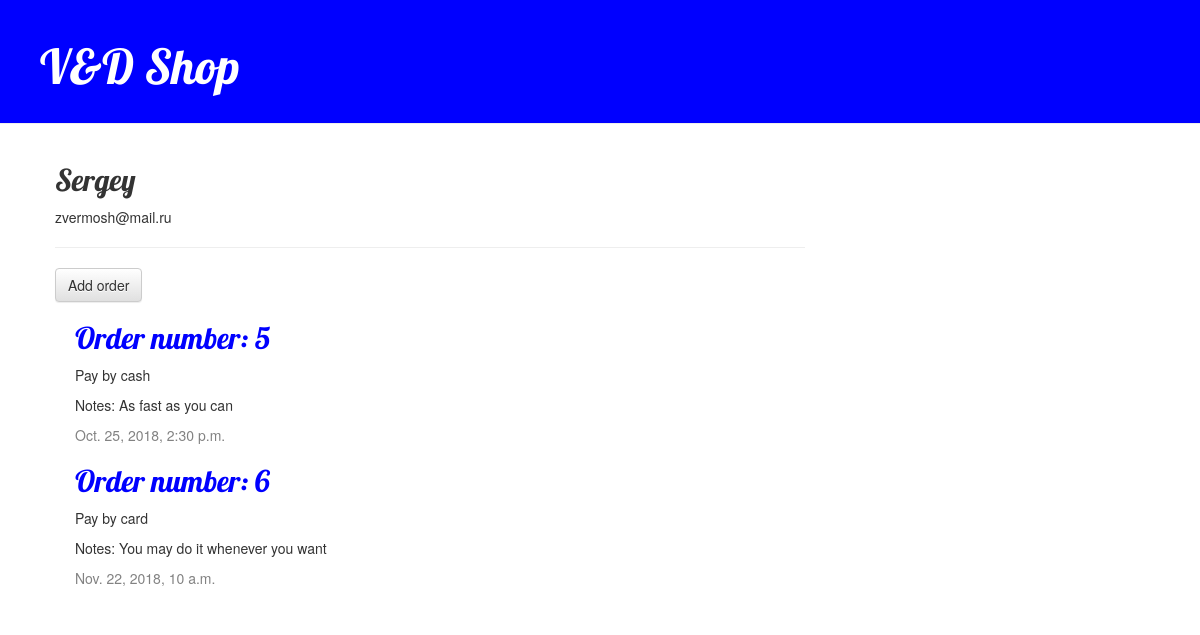
The page /customer/5/ on the database its author committed.
### blog/models.py (models this page shows, shortened)
class Customer(models.Model):
    customer_id = models.AutoField(primary_key=True)
    name = models.CharField(max_length=200)
    phone_number = models.CharField(max_length=200)
    email = models.CharField(max_length=200)
    organization = models.CharField(max_length=200)

class Order(models.Model):
    cust_id = models.ForeignKey(Customer, on_delete = models.CASCADE, related_name = 'orders')
    form_of_payment = models.CharField(max_length=200)
    address = models.TextField()
    date_completed = models.DateTimeField()
    delivery_type = models.CharField(max_length=200)
    notes = models.TextField()

### blog/views.py (the view)
# urls.py: path('customer/<int:pk>/', views.customer_detail, name='customer_detail'),
def customer_detail(request, pk):
    customer = get_object_or_404(Customer, pk=pk)
    return render(request, 'blog/customer_detail.html', {'customer': customer})

### blog/templates/blog/customer_detail.html
{% extends 'blog/base.html' %}
{% block content %}
    <div class="customer">
        <h2>{{ customer.name }}</h2>
        <p>{{ customer.email|linebreaksbr }}</p>
    </div>
    <hr>
    <a class="btn btn-default" href="{% url 'add_order_to_customer' pk=customer.pk %}">Add order</a>
    {% for order in customer.orders.all %}
            <div class="order">
                <h2><a href="{% url 'good_buy' pk=order.pk %}">Order number: {{ order.pk }}</a></h2>
                <p>Pay by {{ order.form_of_payment }}</p>
                <p>Notes: {{ order.notes }}</p>
                <div class="date">{{ order.date_completed }}</div>
            </div>
        {% empty %}
            <p>No orders here yet :(</p>
    {% endfor %}
{% endblock %}

### blog/templates/blog/base.html (shortened to what this page needs)
{% load static %}
<html>
    <head>
        <link rel="stylesheet" href="//maxcdn.bootstrapcdn.com/bootstrap/3.2.0/css/bootstrap.min.css">
        <link rel="stylesheet" href="//maxcdn.bootstrapcdn.com/bootstrap/3.2.0/css/bootstrap-theme.min.css">
        <link rel="stylesheet" href="{% static 'css/blog.css' %}">
    </head>
    <body>
        <div class="page-header">
            <h1><a href="/">V&D Shop</a></h1>
        </div>
        <div class="content container">
            <div class="row">
                <div class="col-md-8">
                    {% block content %}
                    {% endblock %}
                </div>
            </div>
        </div>
    </body>
</html>

### blog/static/css/blog.css (style rules this page uses)
h1 a, h2 a { color: #0000ff; font-family: 'Lobster'; }
.page-header { background-color: #0000ff; margin-top: 0; padding: 20px 20px 20px 40px; }
.page-header h1, .page-header h1 a, .page-header h1 a:visited, .page-header h1 a:active { color: #ffffff; font-size: 36pt; text-decoration: none; }
.content { margin-left: 40px; }
h1, h2, h3, h4 { font-family: 'Lobster', cursive; }
.date { color: #828282; }
.order { margin: 20px 0px 20px 20px; }

### rows shown on the page
Customer: name "Sergey", email "zvermosh@mail.ru"
Order: pk "5", form_of_payment "cash", notes "As fast as you can", date_completed "Oct. 25, 2018, 2:30 p.m."
Order: pk "6", form_of_payment "card", notes "You may do it whenever you want", date_completed "Nov. 22, 2018, 10 a.m."
